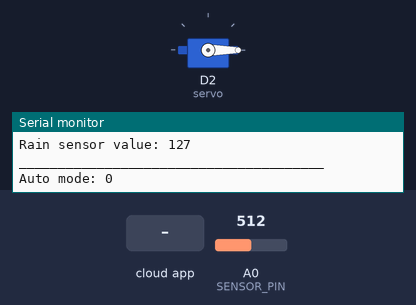
This sketch was run on a simulated ESP8266 (NodeMCU). On the bench: servo, the last lines printed to the serial monitor. The test bench sets the inputs (shaded band); at power-on: A0 (SENSOR_PIN) = 512. WiFi joins after 1.5 s; servers stay silent unless stated; the Firebase database answers and starts empty.

Above: at 2.7 s.
2.8 s: the phone or cloud app sets Auto to 1
At 4.9 s:
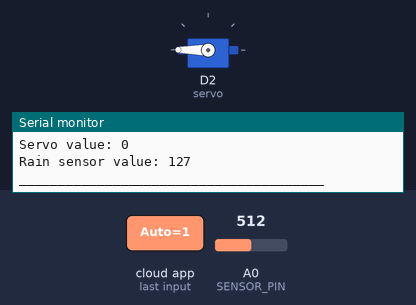
5.3 s: A0 (SENSOR_PIN) set to 236
7.1 s: A0 (SENSOR_PIN) set to 213
At 8.8 s:
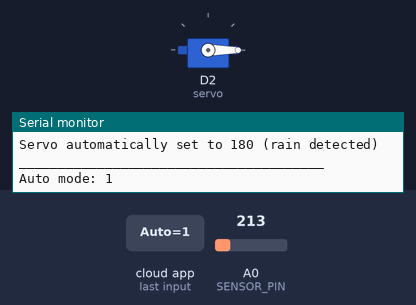
9.4 s: A0 (SENSOR_PIN) set to 306
At 10.4 s:
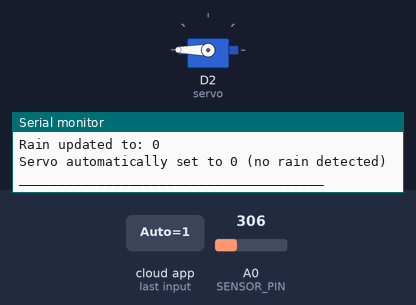
11.4 s: A0 (SENSOR_PIN) set to 190
At 13.3 s:
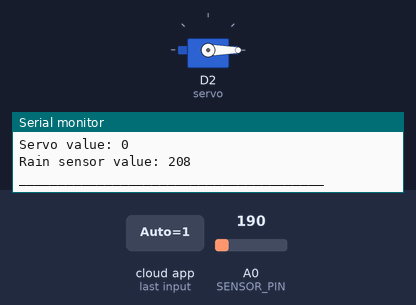
Timing chart, 0 to 14.4 s (numbered marks = the images above; inputs shaded):
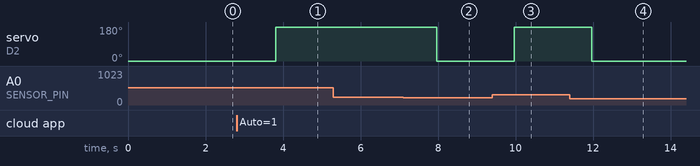

The sketch:

clotheslinearduino.ino
```cpp
#include <Wire.h>
#include <Arduino.h>
#include <ESP8266WiFi.h>
#include <Firebase_ESP_Client.h>
#include "addons/TokenHelper.h"
#include "addons/RTDBHelper.h"
#include <Servo.h>

Servo servo;
#define SENSOR_PIN A0

#define WIFI_SSID "realme C11"
#define WIFI_PASSWORD "12345678"

#define API_KEY "AIzaSyBYMWrbUh6NpH9xgjJHgfJiiuyzV8EKubk"
#define DATABASE_URL "clothesline-994cf-default-rtdb.firebaseio.com/"

FirebaseData fbdo;
FirebaseAuth auth;
FirebaseConfig config;

bool signupOK = false;
int autoMode = 0;       // Firebase "Auto" value
int servoValue = 0;     // Firebase "Servo" value
int rainSensorValue = 0; // Analog value from the rain sensor
bool rainDetected = false;
int currentServoState = -1; // Tracks the current state of the servo (-1 = unknown)

// Timing control
unsigned long sendDataPrevMillis = 0;

void setup() {
  servo.attach(D2);
  servo.write(0); // Default position
  currentServoState = 0;

  Serial.begin(9600);
  WiFi.begin(WIFI_SSID, WIFI_PASSWORD);
  Serial.print("Connecting to Wi-Fi");
  while (WiFi.status() != WL_CONNECTED) {
    Serial.print(".");
    delay(300);
  }
  Serial.println();
  Serial.print("Connected with IP: ");
  Serial.println(WiFi.localIP());
  Serial.println();

  config.api_key = API_KEY;
  config.database_url = DATABASE_URL;

  if (Firebase.signUp(&config, &auth, "", "")) {
    Serial.println("Firebase connection successful");
    signupOK = true;
  } else {
    Serial.printf("Firebase sign-up error: %s\n", config.signer.signupError.message.c_str());
  }

  config.token_status_callback = tokenStatusCallback;
  Firebase.begin(&config, &auth);
  Firebase.reconnectWiFi(true);
}

int readSensor() {
  int sensorValue = analogRead(SENSOR_PIN);  // Read the analog value from sensor
  return map(sensorValue, 0, 1023, 255, 0);  // Map the 10-bit data to 8-bit data
}

void loop() {
  if (Firebase.ready() && signupOK && (millis() - sendDataPrevMillis > 1000 || sendDataPrevMillis == 0)) {
    sendDataPrevMillis = millis();

    if (Firebase.RTDB.getInt(&fbdo, "Auto")) {
      autoMode = fbdo.intData();
      Serial.print("Auto mode: ");
      Serial.println(autoMode);
    } else {
      Serial.println("Failed to read Auto: " + fbdo.errorReason());
    }

    if (Firebase.RTDB.getInt(&fbdo, "Servo")) {
      servoValue = fbdo.intData();
      Serial.print("Servo value: ");
      Serial.println(servoValue);
    } else {
      Serial.println("Failed to read Servo: " + fbdo.errorReason());
    }

    rainSensorValue = readSensor();
    Serial.print("Rain sensor value: ");
    Serial.println(rainSensorValue);

    bool currentRainDetected = (rainSensorValue >= 200); // Rain threshold
    if (rainDetected != currentRainDetected) {
      rainDetected = currentRainDetected; // Update only on state change
      if (Firebase.RTDB.setBool(&fbdo, "Rain", rainDetected)) {
        Serial.print("Rain updated to: ");
        Serial.println(rainDetected);
      } else {
        Serial.println("Failed to update Rain: " + fbdo.errorReason());
      }
    }

    if (autoMode == 1) { // Automatic mode
      if (rainDetected && currentServoState == 180) {
        servo.write(0);
        currentServoState = 0;
        Serial.println("Servo automatically set to 180 (rain detected)");
      } else if (!rainDetected && currentServoState == 0) {
        servo.write(180);
        currentServoState = 180;
        Serial.println("Servo automatically set to 0 (no rain detected)");
      }
    } else { // Manual mode
      if (servoValue == 180 && currentServoState != 180) {
        servo.write(180);
        currentServoState = 180;
        Serial.println("Servo manually set to 180");
      } else if (servoValue == 0 && currentServoState != 0) {
        servo.write(0);
        currentServoState = 0;
        Serial.println("Servo manually set to 0");
      }
    }

    Serial.println("_______________________________________");
  }
}
```

Measured:
- the behaviour switches between 223 and 222 on A0 (SENSOR_PIN) (found by bisection; images 1 and 2)
- after the input at 2.8 s, servo on D2 (servo): 0° → 180° after 1.0 s
- after the input at 7.1 s, servo on D2 (servo): 180° → 0° after 0.87 s
- after the input at 9.4 s, servo on D2 (servo): 0° → 180° after 0.57 s
- after the input at 11.4 s, servo on D2 (servo): 180° → 0° after 0.57 s
